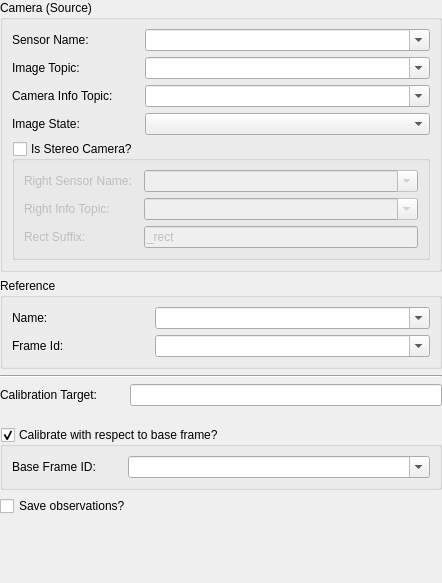
<?xml version="1.0" encoding="UTF-8"?>
<ui version="4.0">
 <class>multisensor_calibration::ExtrinsicCameraReferenceConfigWidget</class>
 <widget class="QWidget" name="multisensor_calibration::ExtrinsicCameraReferenceConfigWidget">
  <property name="geometry">
   <rect>
    <x>0</x>
    <y>0</y>
    <width>442</width>
    <height>583</height>
   </rect>
  </property>
  <property name="sizePolicy">
   <sizepolicy hsizetype="Preferred" vsizetype="Fixed">
    <horstretch>0</horstretch>
    <verstretch>0</verstretch>
   </sizepolicy>
  </property>
  <property name="minimumSize">
   <size>
    <width>0</width>
    <height>583</height>
   </size>
  </property>
  <property name="maximumSize">
   <size>
    <width>16777215</width>
    <height>583</height>
   </size>
  </property>
  <property name="windowTitle">
   <string>Form</string>
  </property>
  <layout class="QVBoxLayout" name="verticalLayout">
   <property name="leftMargin">
    <number>0</number>
   </property>
   <property name="topMargin">
    <number>0</number>
   </property>
   <property name="rightMargin">
    <number>0</number>
   </property>
   <property name="bottomMargin">
    <number>0</number>
   </property>
   <item>
    <widget class="QGroupBox" name="cameraGroupBox">
     <property name="title">
      <string>Camera (Source)</string>
     </property>
     <layout class="QVBoxLayout" name="verticalLayout_2">
      <item>
       <layout class="QFormLayout" name="formLayout_5">
        <property name="horizontalSpacing">
         <number>32</number>
        </property>
        <item row="0" column="0">
         <widget class="QLabel" name="cameraNameLabel">
          <property name="text">
           <string>Sensor Name:</string>
          </property>
         </widget>
        </item>
        <item row="0" column="1">
         <widget class="QComboBox" name="cameraNameComboBox">
          <property name="toolTip">
           <string>Select or enter the name of the source camera sensor.</string>
          </property>
          <property name="editable">
           <bool>true</bool>
          </property>
         </widget>
        </item>
        <item row="1" column="0">
         <widget class="QLabel" name="imageTopicLabel">
          <property name="text">
           <string>Image Topic:</string>
          </property>
         </widget>
        </item>
        <item row="1" column="1">
         <widget class="QComboBox" name="imageTopicComboBox">
          <property name="toolTip">
           <string>Select or enter the topic name on which the camera images are published.</string>
          </property>
          <property name="editable">
           <bool>true</bool>
          </property>
         </widget>
        </item>
        <item row="2" column="0">
         <widget class="QLabel" name="infoTopicLabel">
          <property name="text">
           <string>Camera Info Topic:</string>
          </property>
         </widget>
        </item>
        <item row="2" column="1">
         <widget class="QComboBox" name="infoTopicComboBox">
          <property name="toolTip">
           <string>Select or enter the topic name on which the camera info messages are published. If left empty, this will be constructed from the image topic.</string>
          </property>
          <property name="editable">
           <bool>true</bool>
          </property>
         </widget>
        </item>
        <item row="3" column="0">
         <widget class="QLabel" name="imageStateLabel">
          <property name="text">
           <string>Image State:</string>
          </property>
         </widget>
        </item>
        <item row="3" column="1">
         <widget class="QComboBox" name="imageStateComboBox">
          <property name="toolTip">
           <string>&lt;html&gt;&lt;head/&gt;&lt;body&gt;&lt;p&gt;Select the state of the image data:&lt;/p&gt;&lt;p&gt;  - DISTORTED: The image directly coming from the sensor, i.e. containing lense distortion.&lt;/p&gt;&lt;p&gt;  - UNDISTORTED: The image has been made free of lense distortion.&lt;/p&gt;&lt;p&gt;  - STEREO_RECTIFIED: The image comes from a stereo camera has been rectified so that the images of both cameras align horizontally.&lt;/p&gt;&lt;/body&gt;&lt;/html&gt;</string>
          </property>
         </widget>
        </item>
       </layout>
      </item>
      <item>
       <widget class="QGroupBox" name="isStereoGroupBox">
        <property name="title">
         <string>Is Stereo Camera?</string>
        </property>
        <property name="checkable">
         <bool>true</bool>
        </property>
        <property name="checked">
         <bool>false</bool>
        </property>
        <layout class="QFormLayout" name="formLayout">
         <property name="horizontalSpacing">
          <number>12</number>
         </property>
         <item row="0" column="0">
          <widget class="QLabel" name="rightCameraNameLabel">
           <property name="text">
            <string>Right Sensor Name:</string>
           </property>
          </widget>
         </item>
         <item row="0" column="1">
          <widget class="QComboBox" name="rightCameraNameComboBox">
           <property name="editable">
            <bool>true</bool>
           </property>
          </widget>
         </item>
         <item row="1" column="0">
          <widget class="QLabel" name="rightCameraInfoLabel">
           <property name="text">
            <string>Right Info Topic:</string>
           </property>
          </widget>
         </item>
         <item row="1" column="1">
          <widget class="QComboBox" name="rightInfoComboBox">
           <property name="editable">
            <bool>true</bool>
           </property>
          </widget>
         </item>
         <item row="2" column="0">
          <widget class="QLabel" name="rectSuffixlabel">
           <property name="text">
            <string>Rect Suffix:</string>
           </property>
          </widget>
         </item>
         <item row="2" column="1">
          <widget class="QLineEdit" name="rectSuffixLineEdit">
           <property name="text">
            <string>_rect</string>
           </property>
          </widget>
         </item>
        </layout>
       </widget>
      </item>
     </layout>
    </widget>
   </item>
   <item>
    <widget class="QGroupBox" name="referenceGroupBox">
     <property name="title">
      <string>Reference</string>
     </property>
     <layout class="QFormLayout" name="formLayout_2">
      <property name="horizontalSpacing">
       <number>32</number>
      </property>
      <item row="3" column="0">
       <widget class="QLabel" name="refFrameIdLabel">
        <property name="text">
         <string>Frame Id:</string>
        </property>
       </widget>
      </item>
      <item row="3" column="1">
       <widget class="QComboBox" name="refFrameIdComboBox">
        <property name="toolTip">
         <string>Select or enter the topic name on which the point clouds are published.</string>
        </property>
        <property name="editable">
         <bool>true</bool>
        </property>
       </widget>
      </item>
      <item row="2" column="0">
       <layout class="QHBoxLayout" name="horizontalLayout">
        <item>
         <widget class="QLabel" name="refNameLabel">
          <property name="text">
           <string>Name:</string>
          </property>
         </widget>
        </item>
        <item>
         <spacer name="horizontalSpacer">
          <property name="orientation">
           <enum>Qt::Horizontal</enum>
          </property>
          <property name="sizeHint" stdset="0">
           <size>
            <width>75</width>
            <height>20</height>
           </size>
          </property>
         </spacer>
        </item>
       </layout>
      </item>
      <item row="2" column="1">
       <widget class="QComboBox" name="refNameComboBox">
        <property name="toolTip">
         <string>Select or enter the name of the reference LiDAR sensor.</string>
        </property>
        <property name="editable">
         <bool>true</bool>
        </property>
       </widget>
      </item>
     </layout>
    </widget>
   </item>
   <item>
    <widget class="Line" name="line">
     <property name="orientation">
      <enum>Qt::Horizontal</enum>
     </property>
    </widget>
   </item>
   <item>
    <widget class="QWidget" name="calibTargetWidget" native="true">
     <property name="sizePolicy">
      <sizepolicy hsizetype="MinimumExpanding" vsizetype="Minimum">
       <horstretch>0</horstretch>
       <verstretch>0</verstretch>
      </sizepolicy>
     </property>
     <property name="minimumSize">
      <size>
       <width>0</width>
       <height>37</height>
      </size>
     </property>
     <property name="maximumSize">
      <size>
       <width>16777215</width>
       <height>37</height>
      </size>
     </property>
     <layout class="QFormLayout" name="formLayout_3">
      <property name="horizontalSpacing">
       <number>32</number>
      </property>
      <property name="leftMargin">
       <number>0</number>
      </property>
      <property name="topMargin">
       <number>0</number>
      </property>
      <property name="rightMargin">
       <number>0</number>
      </property>
      <property name="bottomMargin">
       <number>0</number>
      </property>
      <item row="0" column="0">
       <widget class="QLabel" name="calibTargetFileLabel">
        <property name="text">
         <string>Calibration Target:</string>
        </property>
       </widget>
      </item>
      <item row="0" column="1">
       <widget class="QLineEdit" name="calibTargetFileLineEdit">
        <property name="toolTip">
         <string>Configuration file of the calibration target.</string>
        </property>
        <property name="readOnly">
         <bool>true</bool>
        </property>
       </widget>
      </item>
     </layout>
    </widget>
   </item>
   <item>
    <widget class="QGroupBox" name="baseFrameGroupBox">
     <property name="toolTip">
      <string>Calibrate the pose of the source sensor with respect to a base frame.</string>
     </property>
     <property name="title">
      <string>Calibrate with respect to base frame?</string>
     </property>
     <property name="checkable">
      <bool>true</bool>
     </property>
     <layout class="QFormLayout" name="formLayout_4">
      <property name="horizontalSpacing">
       <number>32</number>
      </property>
      <item row="0" column="0">
       <widget class="QLabel" name="baseFrameLabel">
        <property name="text">
         <string>Base Frame ID:</string>
        </property>
       </widget>
      </item>
      <item row="0" column="1">
       <widget class="QComboBox" name="baseFrameComboBox">
        <property name="toolTip">
         <string>Select the frame ID of the base frame with respect to which the pose is to be calibrated.</string>
        </property>
        <property name="editable">
         <bool>true</bool>
        </property>
        <property name="sizeAdjustPolicy">
         <enum>QComboBox::AdjustToContentsOnFirstShow</enum>
        </property>
       </widget>
      </item>
     </layout>
    </widget>
   </item>
   <item>
    <widget class="QCheckBox" name="observationsCheckBox">
     <property name="sizePolicy">
      <sizepolicy hsizetype="Preferred" vsizetype="Fixed">
       <horstretch>0</horstretch>
       <verstretch>0</verstretch>
      </sizepolicy>
     </property>
     <property name="toolTip">
      <string>Save the observations which have been used for the calibration into the calibration workspace.</string>
     </property>
     <property name="text">
      <string>Save observations?</string>
     </property>
    </widget>
   </item>
   <item>
    <spacer name="verticalSpacer">
     <property name="orientation">
      <enum>Qt::Vertical</enum>
     </property>
     <property name="sizeType">
      <enum>QSizePolicy::MinimumExpanding</enum>
     </property>
     <property name="sizeHint" stdset="0">
      <size>
       <width>20</width>
       <height>0</height>
      </size>
     </property>
    </spacer>
   </item>
  </layout>
 </widget>
 <resources/>
 <connections/>
</ui>
